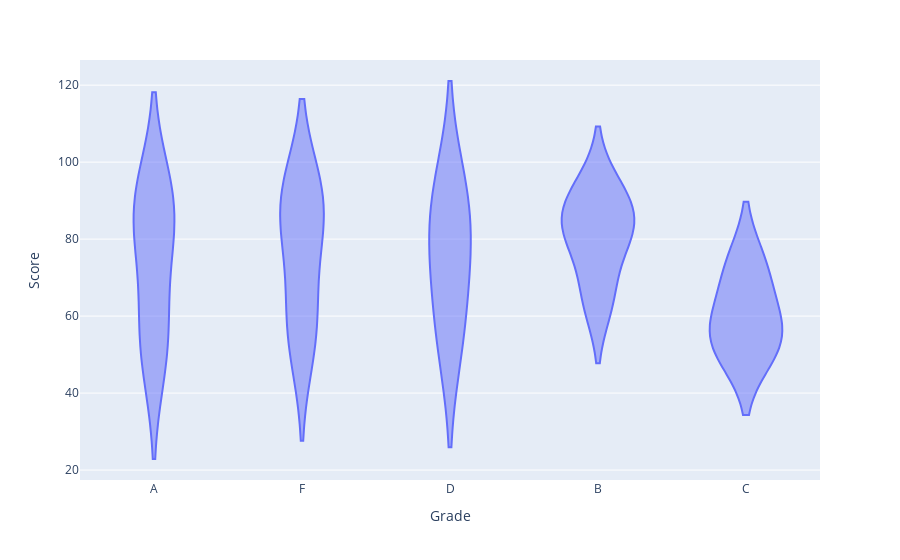

Notebook code cell kept with this figure:
### Code cell
fig = px.violin(df6, y='Score', x='Grade')
fig.show()

### Figure 1 — Plotly figure (JSON) as saved in the notebook; plotly's stock layout.template omitted (floating-point values rounded to 4 significant figures)
{"data": [{"alignmentgroup": "True", "box": {"visible": false}, "hovertemplate": "Grade=%{x}<br>Score=%{y}<extra></extra>", "legendgroup": "", "marker": {"color": "#636efa"}, "name": "", "offsetgroup": "", "orientation": "v", "scalegroup": "True", "showlegend": false, "type": "violin", "x": ["A", "F", "A", "F", "D", "D", "B", "A", "C", "F", "B", "D", "F", "F", "A", "C", "B", "B", "A", "C"], "x0": " ", "xaxis": "x", "y": [84, 61, 51, 90, 56, 91, 84, 90, 72, 90, 65, 78, 85, 54, 57, 52, 92, 82, 87, 57], "y0": " ", "yaxis": "y"}], "layout": {"legend": {"tracegroupgap": 0}, "margin": {"t": 60}, "violinmode": "group", "xaxis": {"anchor": "y", "domain": [0, 1], "title": {"text": "Grade"}}, "yaxis": {"anchor": "x", "domain": [0, 1], "title": {"text": "Score"}}}}
